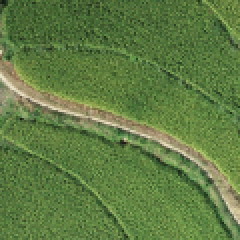
#> input picture 0image_data/easy1200-0.1.tif, 120 x 120 px (shown 2 times larger)
$ python '9Figure 2.2.py'
#> lines starting #> are read from the running program, lines starting #| are printed output that depends on the picture
### tool/feature.py
# =================================================
# @Author         : zly
# @Date           : 2024-01-12 18:45:30
# @LastEditTime   : 2024-04-30 03:03:52
# =================================================
import statistics
import numpy as np
import seaborn as sns
import matplotlib
import matplotlib.pyplot as plt
from skimage import feature
from skimage import color
from skimage import measure


# [49 lines left out: functions flinear, data_preprocessing, piecewise, not called in this run]


def DrawFigure(
    im,
    ylabel,
    nrows=4,
    wspace=-0.82,
    hspace=0.05,
    ncols=3,
    title=["a.简单", "b.中等", "c.困难"],
    pos="bottom",
    PiecewiseLinear=False,
):

    # plt.rcParams["font.sans-serif"] = ["SimHei"]  # 设置字体
    matplotlib.rc("font", family="Microsoft YaHei", weight="bold")  # 设置中文字体
    plt.rcParams["axes.unicode_minus"] = False  # 该语句解决图像中的“-”负号的乱码问题
    # fig, axes = plt.subplots(nrows, ncols, figsize=(8, 4), subplot_kw={"xticks": [], "yticks": []})
    fig, axes = plt.subplots(nrows=nrows, ncols=ncols)
    fig.subplots_adjust(wspace=wspace, hspace=hspace)

    if nrows == 1:
        axes = np.array([axes])

    for i in range(nrows):
        for j in range(ncols):
            # 作图
            # axes[i, j].imshow(im[i * ncols + j], cmap="bone")
            # axes[i, j].imshow(im[i * ncols + j], cmap="gray")
            if i != 0 and PiecewiseLinear == True:
                axes[i, j].imshow(piecewise(im[i * ncols + j]), cmap="gray")
            else:
                axes[i, j].imshow(im[i * ncols + j], cmap="gray")
                # axes[i, j].imshow(im[i * ncols + j], cmap="gray", vmin=0, vmax=250)

            if "top" in pos:
                # 首行图加标题,
                if i == 0:
                    axes[i, j].set_title(title[j], family="Times New Roman", size=12)
            if "bottom" in pos:
                # 末行图加x轴标签
                if i == nrows - 1:
                    axes[i, j].set_xlabel(title[j], size=12)
            if "left" in pos:
                # 首列图加左边y轴标签
                if j == 0:
                    axes[i, j].set_ylabel(ylabel[i], size=12, rotation="horizontal")

            # 设置坐标轴
            axes[i, j].xaxis.set_major_locator(plt.NullLocator())
            axes[i, j].yaxis.set_major_locator(plt.NullLocator())
            # 设置图片的边框为不显示
            axes[i, j].spines["right"].set_color("none")
            axes[i, j].spines["top"].set_color("none")
            axes[i, j].spines["left"].set_color("none")
            axes[i, j].spines["bottom"].set_visible(False)
    plt.show()


# [329 lines left out: functions DrawAllFeatures, get_feature0, get_feature, get_best_feature, not called in this run]


feature_names = np.array(
    [
        "R",
        "G",
        "B",
        "H",
        "S",
        "V",
        "RCC",
        "GCC",
        "BCC",
        "GRRI",
        "RGRI",
        "GBRI",
        "BGRI",
        "RBRI",
        "BRRI",
        "ExB",
        "ExG",
        "MExG",
        "ExR",
        "ExGR",
        "GLI",
        "NGRDI",
        "MGRVI",
        "VARI",
        "NRBDI",
        "MRBVI",
        "NRGDI",
        "NGBDI",
        "RGBVI",
        "WI",
        "TGI",
        "CIVE",
        "VEG",
        "V_MSAVI",
        "COM1",
        "COM2",
    ]
)


# [243 lines left out: functions labels_remove_edges, canny_connect, _endpoint, get_canny_mask, get_canny_labels, get_canny_labels2 and 3 more, not called in this run]

### 9Figure 2.2.py
# =================================================
# @Author         : zly
# @Date           : 2024-04-27 09:15:12
# @LastEditTime   : 2024-04-28 10:09:44
# =================================================
from skimage.io import imread
from tool.feature import DrawFigure

# 一、准备数据
easy = imread("0image_data/easy1200-0.1.tif")
#> easy is the input picture: shape (120, 120, 3); mean R, G, B 96.2, 124.6, 67.3
medium = imread("0image_data/medium1000-0.1.tif")
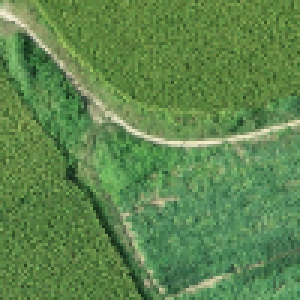
#> input picture 0image_data/medium1000-0.1.tif, 100 x 100 px (shown 3 times larger)
#> medium is the input picture: shape (100, 100, 3); mean R, G, B 94.4, 134.8, 77.5
hard = imread("0image_data/hard2000-0.1.tif")
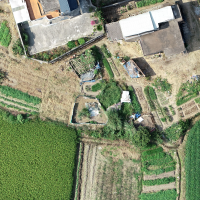
#> input picture 0image_data/hard2000-0.1.tif, 200 x 200 px
#> hard is the input picture: shape (200, 200, 3); mean R, G, B 135, 143.6, 112.6

# 二、作图
Original = [easy, medium, hard]
DrawFigure(
    Original, ylabel=["R    "], nrows=1, wspace=0.01, title=["a.简单混合样方", "b.中等混合样方", "c.困难混合样方"]
)
#> in DrawFigure, `plt.show()`:
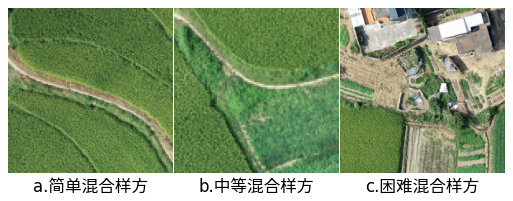
#> figure drawn by matplotlib, 3 panels
